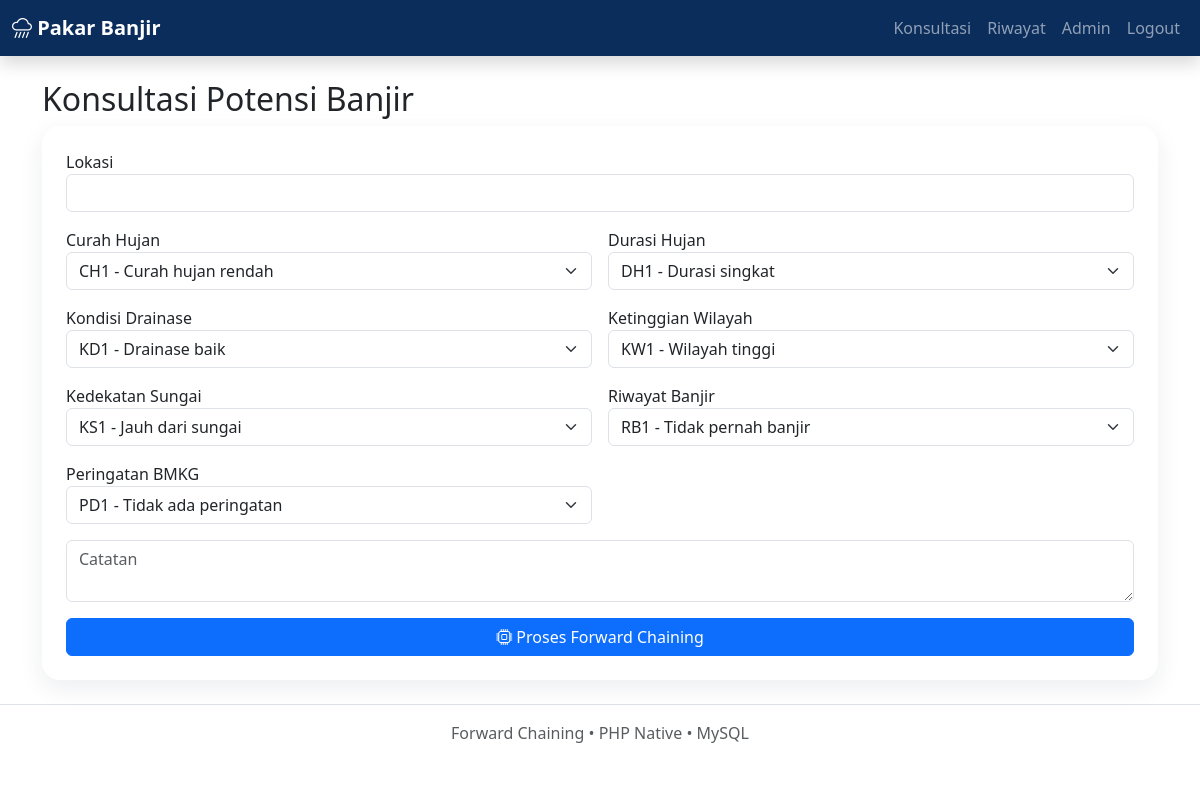
The page /konsultasi/index.php (signed in) on the database as committed earlier.
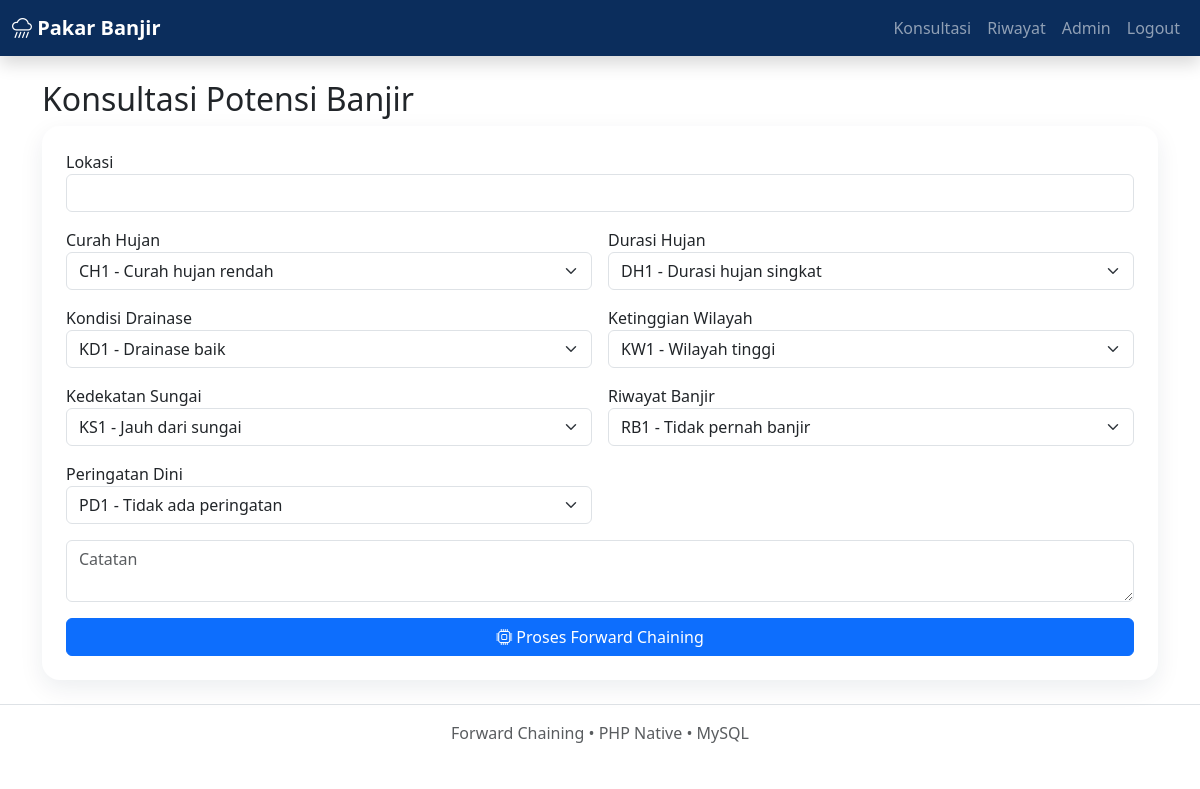
The same page on the database as committed later.
### tables this page shows
CREATE TABLE variables(id INT AUTO_INCREMENT PRIMARY KEY,code VARCHAR(5) NOT NULL UNIQUE,name VARCHAR(80) NOT NULL,description TEXT);

### includes/functions.php (called while the page is built, shortened)
<?php
function e($v){ return htmlspecialchars((string)$v, ENT_QUOTES, 'UTF-8'); }
function current_user(){ return $_SESSION['user'] ?? null; }

### konsultasi/index.php (the view)
<?php require_once __DIR__.'/../config/database.php'; require_once __DIR__.'/../includes/functions.php'; require_login(); $vars=$pdo->query('SELECT * FROM variables ORDER BY id')->fetchAll(); require_once __DIR__.'/../includes/header.php'; ?><div class="container"><h2>Konsultasi Potensi Banjir</h2><form class="card p-4" method="post" action="proses.php"><div class="mb-3"><label>Lokasi</label><input name="location" class="form-control" required></div><div class="row g-3"><?php foreach($vars as $v): $st=$pdo->prepare('SELECT * FROM symptoms WHERE variable_id=? ORDER BY id'); $st->execute([$v['id']]); ?><div class="col-md-6"><label><?=e($v['name'])?></label><select class="form-select" name="symptom[<?=$v['id']?>]" required><?php foreach($st->fetchAll() as $s): ?><option value="<?=$s['id']?>"><?=$s['code']?> - <?=$s['name']?></option><?php endforeach; ?></select></div><?php endforeach; ?></div><textarea class="form-control mt-3" name="notes" placeholder="Catatan"></textarea><button class="btn btn-primary mt-3"><i class="bi bi-cpu"></i> Proses Forward Chaining</button></form></div><?php require_once __DIR__.'/../includes/footer.php'; ?>

### includes/header.php
<?php require_once __DIR__.'/functions.php'; ?>
<!doctype html><html lang="id"><head><meta charset="utf-8"><meta name="viewport" content="width=device-width,initial-scale=1"><title>Sistem Pakar Banjir</title><link href="https://cdn.jsdelivr.net/npm/bootstrap@5.3.3/dist/css/bootstrap.min.css" rel="stylesheet"><link href="https://cdn.jsdelivr.net/npm/bootstrap-icons@1.11.3/font/bootstrap-icons.css" rel="stylesheet"><link href="/Sistem-Pakar-Potensi-Banjir/assets/css/style.css" rel="stylesheet"><script src="https://cdn.jsdelivr.net/npm/chart.js"></script></head><body><nav class="navbar navbar-expand-lg navbar-dark bg-primary shadow"><div class="container-fluid"><a class="navbar-brand fw-bold" href="/Sistem-Pakar-Potensi-Banjir/index.php"><i class="bi bi-cloud-rain-heavy"></i> Pakar Banjir</a><button class="navbar-toggler" data-bs-toggle="collapse" data-bs-target="#nav"><span class="navbar-toggler-icon"></span></button><div id="nav" class="collapse navbar-collapse"><ul class="navbar-nav ms-auto"><li class="nav-item"><a class="nav-link" href="/Sistem-Pakar-Potensi-Banjir/konsultasi/index.php">Konsultasi</a></li><?php if(current_user()): ?><li class="nav-item"><a class="nav-link" href="/Sistem-Pakar-Potensi-Banjir/laporan/index.php">Riwayat</a></li><?php if(current_user()['role_name']==='admin'): ?><li class="nav-item"><a class="nav-link" href="/Sistem-Pakar-Potensi-Banjir/admin/dashboard/index.php">Admin</a></li><?php endif; ?><li class="nav-item"><a class="nav-link" href="/Sistem-Pakar-Potensi-Banjir/logout.php">Logout</a></li><?php else: ?><li class="nav-item"><a class="nav-link" href="/Sistem-Pakar-Potensi-Banjir/login.php">Login</a></li><li class="nav-item"><a class="nav-link" href="/Sistem-Pakar-Potensi-Banjir/register.php">Buat Akun</a></li><?php endif; ?></ul></div></div></nav><main class="container-fluid py-4">

### includes/footer.php (shortened to what this page needs)
</main><footer class="border-top py-3 text-center text-muted">Forward Chaining • PHP Native • MySQL</footer></body></html>

### assets/css/style.css (style rules this page uses)
:root { --primary:#0b2d5c;--soft:#f4f7fb }
.bg-primary { background:var(--primary)!important }
.card { border:0;border-radius:18px;box-shadow:0 8px 24px rgba(15,35,70,.08) }

Rows that differ between the two databases and show on the page:
computed for variables "Durasi Hujan": value "DH1 - Durasi singkat" → "DH1 - Durasi hujan singkat"
changed variables: name "Peringatan BMKG" → "Peringatan Dini"
